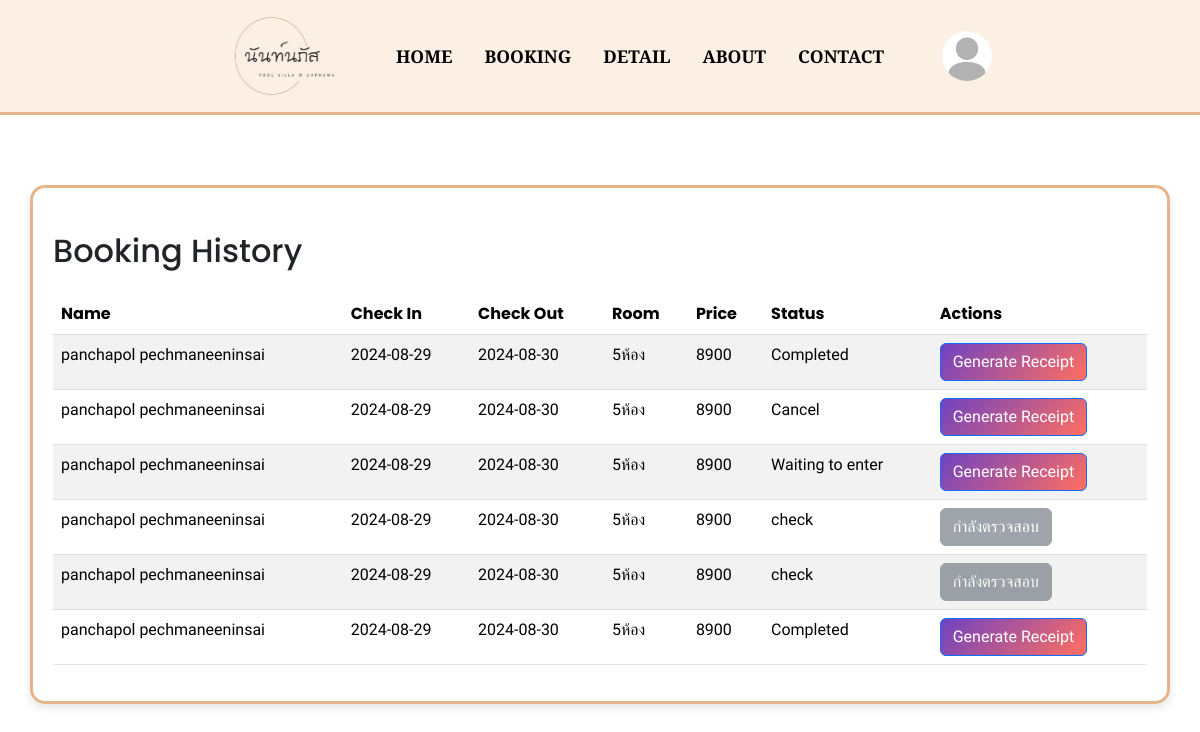
The page /booking_history.php (signed in) on the database its author committed.
### tables this page shows
CREATE TABLE `orders_db` (
  `id` int(11) NOT NULL,
  `name` varchar(255) NOT NULL,
  `price` int(11) NOT NULL,
  `people` int(11) NOT NULL,
  `checkin` date NOT NULL,
  `checkout` date NOT NULL,
  `status` varchar(255) NOT NULL,
  `phone` varchar(255) NOT NULL,
  `room` varchar(255) NOT NULL,
  `firstname` varchar(255) NOT NULL,
  `lastname` varchar(255) NOT NULL,
  `slip` text NOT NULL,
  `user_id` varchar(255) NOT NULL
);

### booking_history.php (the view, shortened to what this page needs)
<?php
$servername = "localhost";
$username = "u642212680_poolvilla";
$password = "0613989655Za";
$dbname = "u642212680_poolvilla";
$conn = new mysqli($servername, $username, $password, $dbname);
if (isset($_SESSION['user_id'])) {
    $user_id = $_SESSION['user_id'];
    $query = "SELECT profile_picture FROM login_user WHERE id = ?";
    $stmt = $conn->prepare($query);
    $stmt->bind_param("i", $user_id);
    $stmt->execute();
    $result = $stmt->get_result();
    $query = "SELECT id, checkin, checkout, room, price, name, status FROM orders_db WHERE user_id = ?";
    $stmt = $conn->prepare($query);
    $stmt->bind_param("i", $user_id);
    $stmt->execute();
    $result = $stmt->get_result();
}
?>
<!DOCTYPE html>
<html lang="en">
<head>
    <link href="https://cdn.jsdelivr.net/npm/bootstrap@5.3.3/dist/css/bootstrap.min.css" rel="stylesheet">
    <link rel="stylesheet" href="css/book_his.css">
</head>
<body>
<?php include 'nav.php'; ?>
<div class="container">
    <h2 class="mt-4">Booking History</h2>
    <table class="table table-striped mt-4">
        <thead>
            <tr>
                <th>Name</th>
                <th>Check In</th>
                <th>Check Out</th>
                <th>Room</th>
                <th>Price</th>
                <th>Status</th>
                <th>Actions</th>
            </tr>
        </thead>
        <tbody>
            <?php if ($result->num_rows > 0): ?>
                <?php while ($row = $result->fetch_assoc()): ?>
                    <tr>
                        <td><?php echo $row['name'];  ?></td>
                        <td><?php echo $row['checkin']; ?></td>
                        <td><?php echo $row['checkout']; ?></td>
                        <td><?php echo $row['room']; ?></td>
                        <td><?php echo $row['price']; ?></td>
                        <td><?php echo $row['status']; ?></td>
                        <td>
    <?php if ($row['status'] === 'check'): ?>
        <button type="button" class="btn btn-secondary" disabled>กำลังตรวจสอบ</button>
    <?php else: ?>
        <form action="generate_receipt.php" method="post" target="_blank">
            <button type="submit" class="btn btn-primary">Generate Receipt</button>
        </form>
    <?php endif; ?>
</td>
                    </tr>
                <?php endwhile; ?>
            <?php else: ?>
                <tr>
                    <td colspan="7">No bookings found.</td>
                </tr>
            <?php endif; ?>
        </tbody>
    </table>
</div>
</body>
</html>

### css/book_his.css (style rules this page uses)
body { font-family: "Poppins", sans-serif; }
td { font-family: "Mitr", sans-serif; }
.container { border: 3px solid #e4b58a; border-radius: 15px; padding: 20px; background-color: #ffffff; box-shadow: 0px 4px 8px rgba(0, 0, 0, 0.1); margin-top: 70px; }
.btn-primary { background: linear-gradient(135deg, #6f42c1, #ff6f61); }

### rows shown on the page
orders_db: name "panchapol pechmaneeninsai", checkin "2024-08-29", checkout "2024-08-30", room "5ห้อง", price "8900", status "Completed"
orders_db: name "panchapol pechmaneeninsai", checkin "2024-08-29", checkout "2024-08-30", room "5ห้อง", price "8900", status "Cancel"
orders_db: name "panchapol pechmaneeninsai", checkin "2024-08-29", checkout "2024-08-30", room "5ห้อง", price "8900", status "Waiting to enter"
orders_db: name "panchapol pechmaneeninsai", checkin "2024-08-29", checkout "2024-08-30", room "5ห้อง", price "8900", status "check", shows "กำลังตรวจสอบ"
orders_db: name "panchapol pechmaneeninsai", checkin "2024-08-29", checkout "2024-08-30", room "5ห้อง", price "8900", status "check", shows "กำลังตรวจสอบ"
orders_db: name "panchapol pechmaneeninsai", checkin "2024-08-29", checkout "2024-08-30", room "5ห้อง", price "8900", status "Completed"
